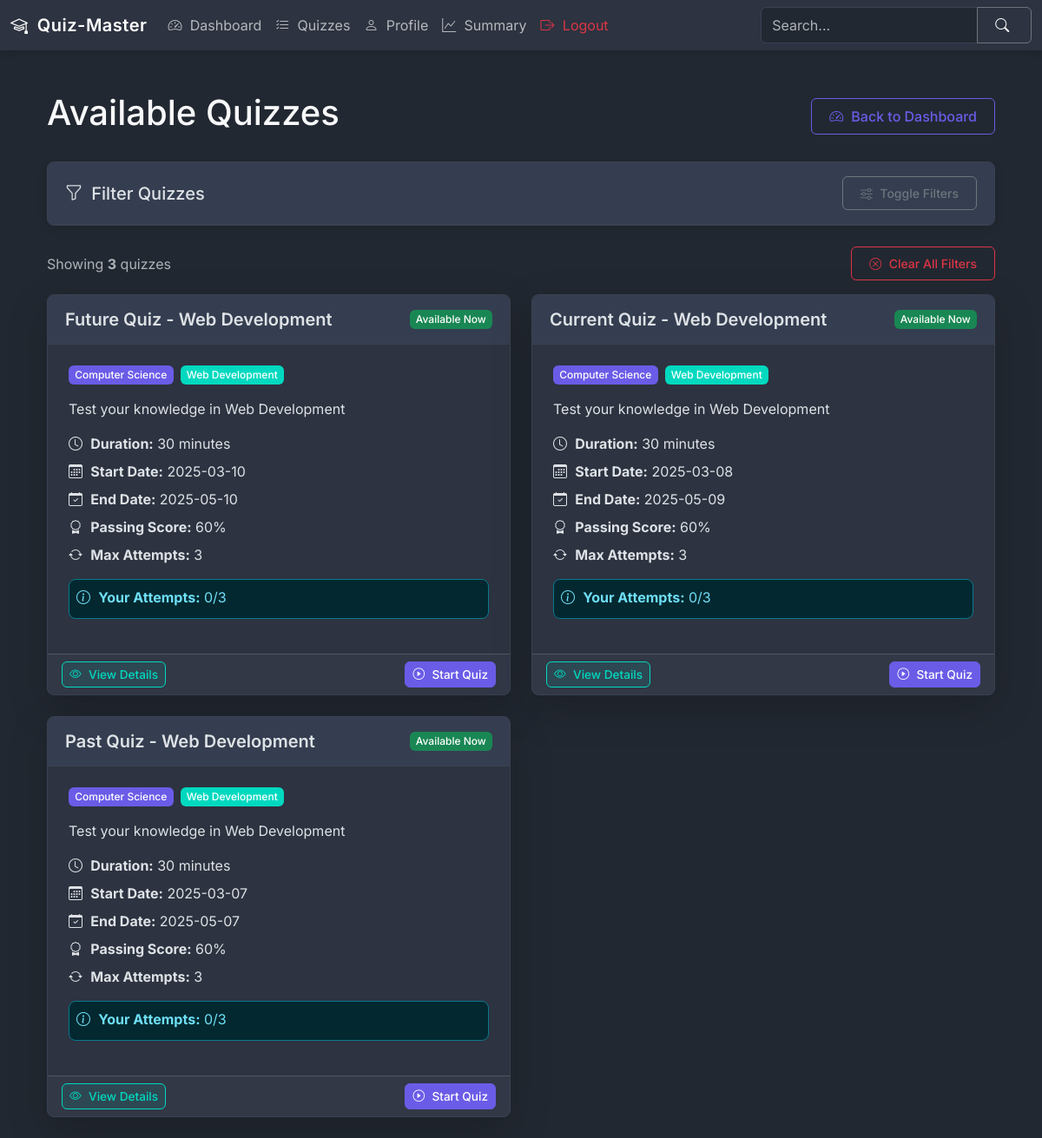
The page /quizzes?chapter_id=6 (signed in) on the database as committed earlier.
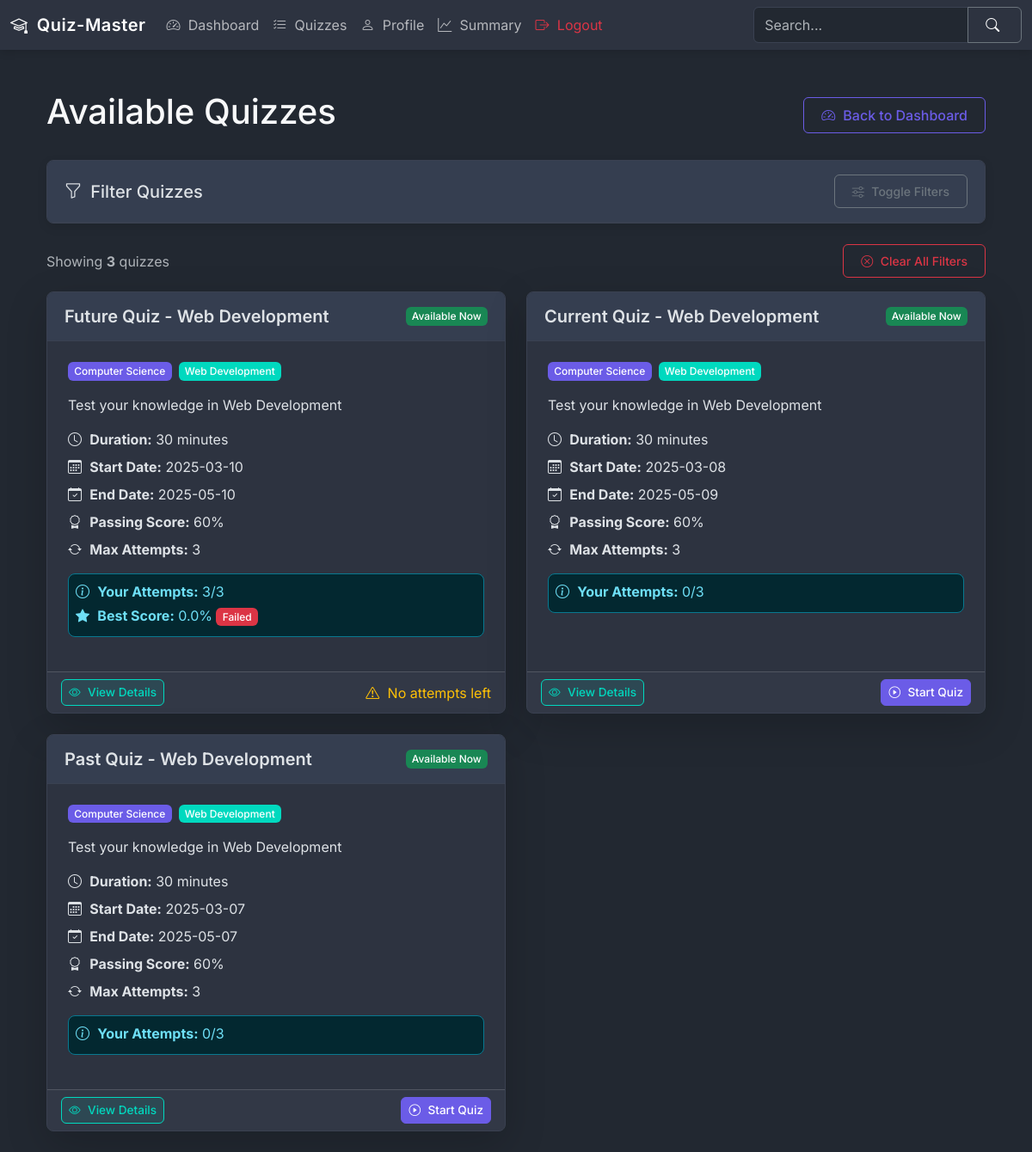
The same page on the database as committed later.
### models.py (models this page shows)
class Quiz(db.Model):
    id = db.Column(db.Integer, primary_key=True)
    name = db.Column(db.String(100), nullable=False)
    description = db.Column(db.Text)
    start_date = db.Column(db.DateTime(timezone=True), nullable=False)  # Explicitly set timezone=True
    end_date = db.Column(db.DateTime(timezone=True))  # Explicitly set timezone=True
    time_duration = db.Column(db.Integer, nullable=False)  # in minutes
    passing_score = db.Column(db.Integer, nullable=False)
    max_attempts = db.Column(db.Integer, default=3)
    chapter_id = db.Column(db.Integer, db.ForeignKey('chapter.id'), nullable=False)
    is_active = db.Column(db.Boolean, default=False)
    created_at = db.Column(db.DateTime(timezone=True), default=datetime.now(timezone.utc))
    updated_at = db.Column(db.DateTime(timezone=True), onupdate=datetime.now(timezone.utc))
    questions = db.relationship('Question', backref='quiz', lazy=True)
    attempts = db.relationship('QuizAttempt', backref='quiz', lazy=True)
    scores = db.relationship('Score', backref='quiz', lazy=True)

class Subject(db.Model):
    id = db.Column(db.Integer, primary_key=True)
    name = db.Column(db.String(50), unique=True, nullable=False, index=True)
    description = db.Column(db.Text)
    created_at = db.Column(db.DateTime, default=datetime.now(timezone.utc))
    updated_at = db.Column(db.DateTime, default=datetime.now(timezone.utc), onupdate=datetime.now(timezone.utc))
    chapters = db.relationship('Chapter', backref='subject', lazy=True)

class Chapter(db.Model):
    id = db.Column(db.Integer, primary_key=True)
    name = db.Column(db.String(50), nullable=False)
    description = db.Column(db.Text)
    subject_id = db.Column(db.Integer, db.ForeignKey('subject.id'), nullable=False, index=True)
    created_at = db.Column(db.DateTime, default=datetime.now(timezone.utc))
    updated_at = db.Column(db.DateTime, default=datetime.now(timezone.utc), onupdate=datetime.now(timezone.utc))
    quizzes = db.relationship('Quiz', backref='chapter', lazy=True)

### routes/user_routes.py (the view, shortened to what this page needs)
@app.route('/quizzes')
@login_required
def user_quizzes():
    subject_id = request.args.get('subject_id')
    chapter_id = request.args.get('chapter_id')
    date_filter = request.args.get('date')
    duration_filter = request.args.get('duration')
    sort_by = request.args.get('sort_by', 'date_desc')
    now = datetime.now(timezone.utc)
    query = Quiz.query.filter(Quiz.is_active == True)
    if subject_id and subject_id != '':
        try:
            subject_id = int(subject_id)
            chapters = Chapter.query.filter_by(subject_id=subject_id).all()
            chapter_ids = [chapter.id for chapter in chapters]
            if chapter_ids:  # Only apply filter if there are chapters
                query = query.filter(Quiz.chapter_id.in_(chapter_ids))
                selected_subject = Subject.query.get(subject_id)
                app.logger.info(f"Filtering by subject_id {subject_id}, chapter_ids: {chapter_ids}")
            else:
                selected_subject = Subject.query.get(subject_id)
                quizzes = []
                return render_template('user/user_quiz_list.html',
                                    quizzes=[],
                                    subjects=Subject.query.all(),
                                    chapters=[],
                                    selected_subject=selected_subject,
                                    selected_chapter=None,
                                    datetime=datetime,
                                    timezone=timezone,
                                    now=now)
        except (ValueError, TypeError):
            app.logger.warning(f"Invalid subject_id: {subject_id}")
            selected_subject = None
    else:
        selected_subject = None
    if chapter_id and chapter_id != '':
        try:
            chapter_id = int(chapter_id)
            chapter = Chapter.query.get(chapter_id)
            if chapter:
                query = query.filter(Quiz.chapter_id == chapter_id)
                selected_chapter = chapter
                app.logger.info(f"Filtering by chapter_id {chapter_id}")
            else:
                selected_chapter = None
        except (ValueError, TypeError):
            app.logger.warning(f"Invalid chapter_id: {chapter_id}")
            selected_chapter = None
    else:
        selected_chapter = None
    if sort_by == 'date_desc':
        query = query.order_by(Quiz.start_date.desc())
    elif sort_by == 'date_asc':
        query = query.order_by(Quiz.start_date.asc())
    elif sort_by == 'name_asc':
        query = query.order_by(Quiz.name.asc())
    elif sort_by == 'name_desc':
        query = query.order_by(Quiz.name.desc())
    elif sort_by == 'duration_asc':
        query = query.order_by(Quiz.time_duration.asc())
    elif sort_by == 'duration_desc':
        query = query.order_by(Quiz.time_duration.desc())
    quizzes = query.all()
    app.logger.info(f"Query returned {len(quizzes)} quizzes")
    for quiz in quizzes:
        if quiz.start_date and quiz.start_date.tzinfo is None:
            db.session.query(Quiz).filter_by(id=quiz.id).update({
                'start_date': quiz.start_date.replace(tzinfo=timezone.utc)
            })
        if quiz.end_date and quiz.end_date.tzinfo is None:
            db.session.query(Quiz).filter_by(id=quiz.id).update({
                'end_date': quiz.end_date.replace(tzinfo=timezone.utc)
            })
    if quizzes and (any(quiz.start_date.tzinfo is None for quiz in quizzes if quiz.start_date) or
       any(quiz.end_date.tzinfo is None for quiz in quizzes if quiz.end_date)):
        db.session.commit()
        quizzes = query.all()  # Refresh the quiz objects
    subjects = Subject.query.all()
    if selected_subject:
        chapters = Chapter.query.filter_by(subject_id=selected_subject.id).all()
    else:
        chapters = []
    user_id = session.get('user_id')
    user_attempts = {}
    for quiz in quizzes:
        attempts = QuizAttempt.query.filter_by(user_id=user_id, quiz_id=quiz.id).count()
        best_score = db.session.query(db.func.max(Score.total_scored))\
                    .filter_by(user_id=user_id, quiz_id=quiz.id).scalar()
        user_attempts[quiz.id] = {
            'count': attempts,
            'best_score': best_score
        }
    return render_template('user/user_quiz_list.html',
                         quizzes=quizzes,
                         subjects=subjects,
                         chapters=chapters,
                         selected_subject=selected_subject,
                         selected_chapter=selected_chapter,
                         datetime=datetime,
                         timezone=timezone,
                         user_attempts=user_attempts,
                         now=now)

### utils.py (called while the page is built)
def login_required(f):
    @wraps(f)
    def decorated_function(*args, **kwargs):
        if 'user_id' not in session:
            flash('Please login first!', 'danger')
            return redirect(url_for('login'))
        return f(*args, **kwargs)
    return decorated_function

### templates/user/user_quiz_list.html (shortened to what the changed rows need)
{% extends "base.html" %}
{% block content %}
<div class="container py-4">
    <div class="d-flex justify-content-between align-items-center mb-4">
        <h1>Available Quizzes</h1>
    </div>
    <div class="row g-4">
        {% for quiz in quizzes %}
        <div class="col-md-6">
            <div class="card h-100 shadow-lg">
                <div class="card-header d-flex justify-content-between align-items-center">
                    <h3 class="card-title mb-0 fs-5">{{ quiz.name }}</h3>
                    {% if now >= quiz.start_date %}
                        {% if quiz.end_date and now > quiz.end_date %}
                            <span class="badge bg-danger">Expired</span>
                        {% else %}
                            <span class="badge bg-success">Available Now</span>
                        {% endif %}
                    {% else %}
                        <span class="badge bg-warning text-dark">Coming soon</span>
                    {% endif %}
                </div>
                <div class="card-body">
                    <div class="d-flex align-items-center mb-3">
                        {% if quiz.chapter and quiz.chapter.subject %}
                        <span class="badge me-2" style="background-color: var(--primary-color);">
                            {{ quiz.chapter.subject.name }}
                        </span>
                        <span class="badge" style="background-color: var(--secondary-color);">
                            {{ quiz.chapter.name }}
                        </span>
                        {% elif quiz.chapter %}
                        <span class="badge" style="background-color: var(--secondary-color);">
                            {{ quiz.chapter.name }}
                        </span>
                        {% else %}
                        <span class="badge bg-danger">No Chapter Assigned</span>
                        {% endif %}
                    </div>
                    <p>{{ quiz.description }}</p>
                    <div class="mb-3">
                        <p class="mb-2">
                            <i class="bi bi-clock"></i>
                            <strong>Duration:</strong> {{ quiz.time_duration }} minutes
                        </p>
                        <p class="mb-2">
                            <i class="bi bi-calendar3"></i>
                            <strong>Start Date:</strong> {{ quiz.start_date.strftime('%Y-%m-%d') }}
                        </p>
                        <p class="mb-2">
                            <i class="bi bi-calendar-check"></i>
                            <strong>End Date:</strong> {{ quiz.end_date.strftime('%Y-%m-%d') if quiz.end_date else 'No Deadline' }}
                        </p>
                        <p class="mb-2">
                            <i class="bi bi-award"></i>
                            <strong>Passing Score:</strong> {{ quiz.passing_score }}%
                        </p>
                        <p class="mb-2">
                            <i class="bi bi-arrow-repeat"></i>
                            <strong>Max Attempts:</strong> {{ quiz.max_attempts }}
                        </p>
                        {% if quiz.id in user_attempts %}
                            {% set attempt_info = user_attempts[quiz.id] %}
                            <div class="alert alert-info p-2 mt-3 mb-0">
                                <p class="mb-1">
                                    <i class="bi bi-info-circle"></i>
                                    <strong>Your Attempts:</strong> {{ attempt_info.count }}/{{ quiz.max_attempts }}
                                </p>
                                {% if attempt_info.best_score is not none %}
                                <p class="mb-1">
                                    <i class="bi bi-star-fill"></i>
                                    <strong>Best Score:</strong> {{ "%.1f"|format(attempt_info.best_score) }}%
                                    {% if attempt_info.best_score >= quiz.passing_score %}
                                        <span class="badge bg-success">Passed</span>
                                    {% else %}
                                        <span class="badge bg-danger">Failed</span>
                                    {% endif %}
                                </p>
                                {% endif %}
                            </div>
                        {% endif %}
                    </div>
                </div>
                <div class="card-footer d-flex justify-content-between align-items-center">
                    <a href="{{ url_for('view_quiz', quiz_id=quiz.id) }}" class="btn btn-sm action-btn action-btn-add">
                        <i class="bi bi-eye"></i> View Details
                    </a>
                    {% if now >= quiz.start_date %}
                        {% if quiz.end_date and now > quiz.end_date %}
                            <span class="text-danger"><i class="bi bi-exclamation-circle"></i> Expired</span>
                        {% else %}
                            {% set user_attempt_count = user_attempts[quiz.id].count if quiz.id in user_attempts else 0 %}
                            {% if user_attempt_count < quiz.max_attempts %}
                                <form method="POST" action="{{ url_for('start_quiz', quiz_id=quiz.id) }}">
                                    <button type="submit" class="btn btn-primary action-btn">
                                        <i class="bi bi-play-circle"></i> Start Quiz
                                    </button>
                                </form>
                            {% else %}
                                <span class="text-warning"><i class="bi bi-exclamation-triangle"></i> No attempts left</span>
                            {% endif %}
                        {% endif %}
                    {% else %}
                        <span class="text-warning"><i class="bi bi-clock"></i> Starts on {{ quiz.start_date.strftime('%d %b, %Y') }}</span>
                    {% endif %}
                </div>
            </div>
        </div>
        {% endfor %}
    </div>
</div>
{% endblock %}

Rows that differ between the two databases and show on the page:
changed Quiz "Future Quiz - Web Development": count "0" → "3"; best_score (not shown) → "0.0"; end_date "Start Quiz" → "No attempts left"
